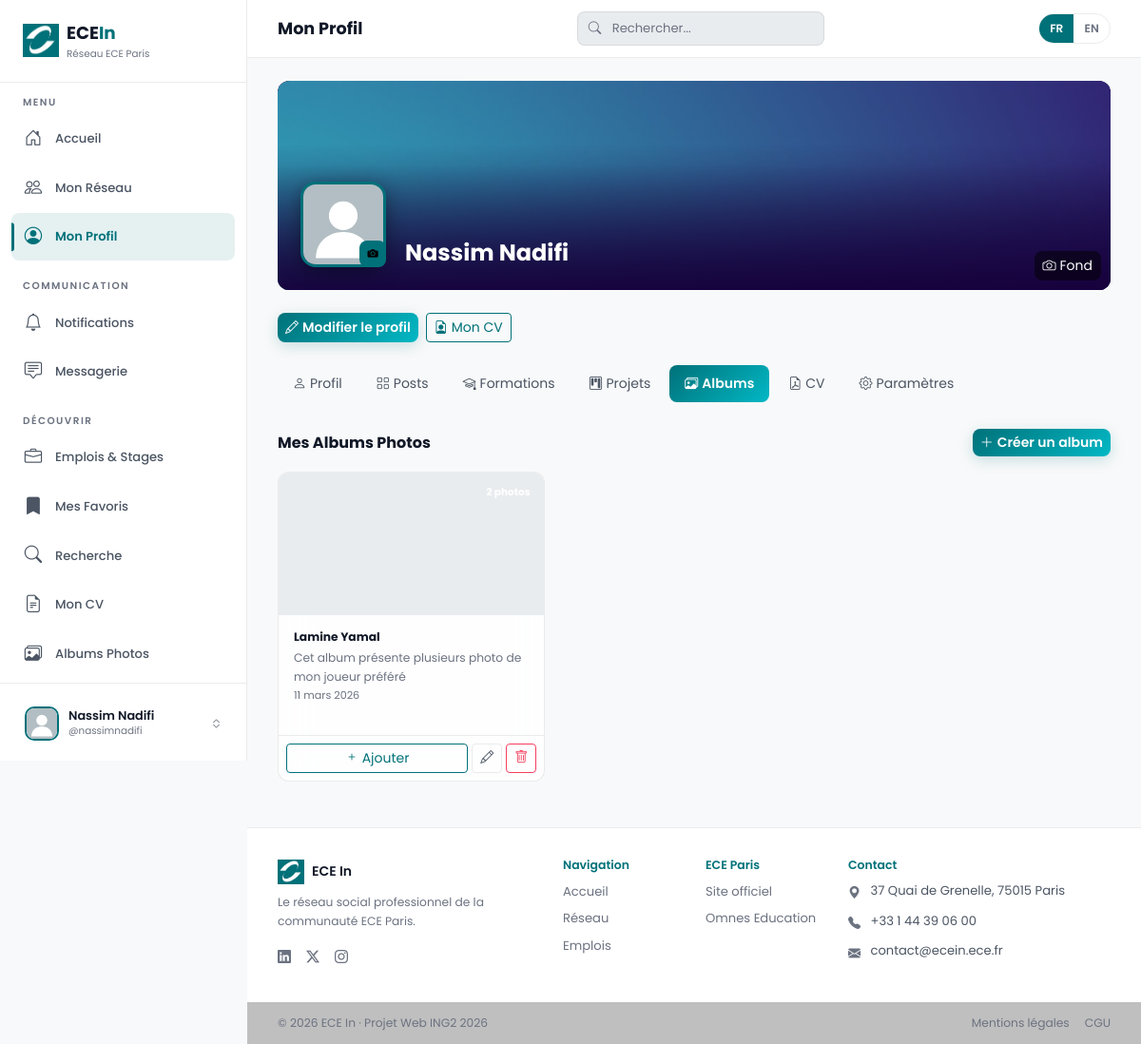
The app's page /profil.php?onglet=albums (signed in) with its own data.
### tables this page shows
CREATE TABLE `utilisateurs` (
  `id` int(11) NOT NULL,
  `pseudo` varchar(50) NOT NULL,
  `email` varchar(100) NOT NULL,
  `mot_de_passe` varchar(255) NOT NULL,
  `nom` varchar(100) NOT NULL,
  `prenom` varchar(100) NOT NULL,
  `role` enum('auteur','administrateur') NOT NULL DEFAULT 'auteur',
  `photo` varchar(255) DEFAULT 'assets/images/default_avatar.svg',
  `image_fond` varchar(255) DEFAULT 'assets/images/default_bg.jpg',
  `titre` varchar(200) DEFAULT NULL,
  `biographie` text,
  `localisation` varchar(200) DEFAULT NULL,
  `site_web` varchar(255) DEFAULT NULL,
  `telephone` varchar(30) DEFAULT NULL,
  `date_naissance` date DEFAULT NULL,
  `date_inscription` datetime NOT NULL DEFAULT CURRENT_TIMESTAMP,
  `derniere_connexion` datetime DEFAULT NULL,
  `actif` tinyint(1) NOT NULL DEFAULT '1'
);

CREATE TABLE `albums` (
  `id` int(11) NOT NULL,
  `utilisateur_id` int(11) NOT NULL,
  `nom` varchar(200) NOT NULL,
  `description` text,
  `couverture` varchar(255) DEFAULT NULL,
  `date_creation` datetime NOT NULL DEFAULT CURRENT_TIMESTAMP
);

### profil.php (the view, shortened to what the rows shown need)
<?php
require_once __DIR__ . '/config/config.php';
$pdo         = getDB();
$userId      = $_SESSION['utilisateur_id'];
$userCourant = getUtilisateurConnecte();
$onglet      = $_GET['onglet'] ?? 'profil';
$stmtForm = $pdo->prepare("SELECT * FROM formations WHERE utilisateur_id = ? ORDER BY date_debut DESC");
$stmtForm->execute([$userId]);
$formations = $stmtForm->fetchAll();
$stmtProj = $pdo->prepare("SELECT * FROM projets WHERE utilisateur_id = ? ORDER BY date_debut DESC");
$stmtProj->execute([$userId]);
$projets = $stmtProj->fetchAll();
$stmtAlbums = $pdo->prepare("
    SELECT a.*,
        (SELECT COUNT(*) FROM album_photos ap WHERE ap.album_id = a.id) AS nb_photos
    FROM albums a
    WHERE a.utilisateur_id = ?
    ORDER BY a.date_creation DESC
");
$stmtAlbums->execute([$userId]);
$albums = $stmtAlbums->fetchAll();
include __DIR__ . '/includes/header.php';
include __DIR__ . '/includes/navbar.php';
$userCourant = getUtilisateurConnecte();
?>
<div class="profil-banner mb-4">
    <div class="profil-bg-large"
         style="background-image:url('<?= h($userCourant['image_fond']) ?>')"
         id="bg-image">
        <label class="btn btn-sm" style="cursor:pointer;background:rgba(0,0,0,.5);color:#fff;border-radius:var(--radius-sm)"
               title="<?= t('Changer la photo de fond') ?>">
            <i class="bi bi-camera me-1"></i><?= t('Fond') ?>
        </label>
    </div>
    <div class="profil-banner-overlay"></div>
    <div class="profil-banner-info">
        <div class="position-relative">
            <img src="<?= h($userCourant['photo']) ?>" alt="Avatar" class="profil-avatar" id="avatar-img">
            <label class="btn btn-sm position-absolute bottom-0 end-0"
                   style="width:28px;height:28px;padding:0;cursor:pointer;background:var(--accent);color:#000;border-radius:8px;display:flex;align-items:center;justify-content:center"
                   title="<?= t('Modifier la photo') ?>">
                <i class="bi bi-camera-fill" style="font-size:.7rem"></i>
            </label>
        </div>
        <div>
            <h4 class="fw-bold mb-0 text-white"><?= h($userCourant['prenom'] . ' ' . $userCourant['nom']) ?></h4>
        </div>
    </div>
</div>
<?php if ($onglet === 'profil'): ?>
<div class="row g-4">
    <div class="col-lg-4">
        <div class="glass p-4 mb-3">
            <h6 class="fw-bold mb-3" style="font-size:.85rem"><?= t('Informations') ?></h6>
            <?php if ($userCourant['biographie']): ?>
            <p class="small" style="color:var(--text-2)"><?= nl2br(h($userCourant['biographie'])) ?></p>
            <hr style="border-color:var(--glass-border)">
            <?php endif; ?>
            <ul class="list-unstyled small mb-0" style="color:var(--text-2)">
                <?php if ($userCourant['localisation']): ?>
                <li class="mb-2"><i class="bi bi-geo-alt me-2" style="color:var(--accent)"></i><?= h($userCourant['localisation']) ?></li>
                <?php endif; ?>
                <?php if ($userCourant['site_web']): ?>
                <li class="mb-2"><i class="bi bi-link-45deg me-2" style="color:var(--accent)"></i>
                    <a href="<?= h($userCourant['site_web']) ?>" target="_blank"><?= h($userCourant['site_web']) ?></a>
                </li>
                <?php endif; ?>
                <?php if ($userCourant['telephone']): ?>
                <li class="mb-2"><i class="bi bi-telephone me-2" style="color:var(--accent)"></i><?= h($userCourant['telephone']) ?></li>
                <?php endif; ?>
                <li class="mb-2"><i class="bi bi-envelope me-2" style="color:var(--accent)"></i><?= h($userCourant['email']) ?></li>
                <li><i class="bi bi-calendar me-2" style="color:var(--accent)"></i><?= t('Membre depuis') ?> <?= formatDateFr($userCourant['date_inscription']) ?></li>
            </ul>
        </div>
    </div>
    <div class="col-lg-8">
        <div class="glass p-4 mb-3">
            <div class="d-flex justify-content-between align-items-center mb-3">
                <h6 class="fw-bold mb-0" style="font-size:.85rem"><i class="bi bi-mortarboard me-2" style="color:var(--accent)"></i><?= t('Formations') ?></h6>
                <a href="?onglet=formations" class="btn btn-sm btn-light"><?= t('Tout voir') ?></a>
            </div>
            <?php if (empty($formations)): ?>
            <p class="small" style="color:var(--text-3)"><?= t('Aucune formation renseignée.') ?></p>
            <?php else: ?>
            <?php foreach (array_slice($formations, 0, 2) as $f): ?>
            <div class="d-flex gap-3 mb-3">
                <div style="width:40px;height:40px;border-radius:10px;background:var(--accent-light);display:flex;align-items:center;justify-content:center;flex-shrink:0">
                    <i class="bi bi-building" style="color:var(--accent)"></i>
                </div>
                <div>
                    <div class="fw-semibold small"><?= h($f['diplome']) ?></div>
                    <div style="font-size:.78rem;color:var(--text-3)"><?= h($f['etablissement']) ?></div>
                    <div style="font-size:.72rem;color:var(--text-3)">
                        <?= formatDateFr($f['date_debut']) ?> –
                        <?= $f['en_cours'] ? t('Présent') : ($f['date_fin'] ? formatDateFr($f['date_fin']) : '') ?>
                    </div>
                </div>
            </div>
            <?php endforeach; ?>
            <?php endif; ?>
        </div>
        <div class="glass p-4">
            <div class="d-flex justify-content-between align-items-center mb-3">
                <h6 class="fw-bold mb-0" style="font-size:.85rem"><i class="bi bi-kanban me-2" style="color:var(--teal)"></i><?= t('Projets') ?></h6>
                <a href="?onglet=projets" class="btn btn-sm btn-light"><?= t('Tout voir') ?></a>
            </div>
            <?php if (empty($projets)): ?>
            <p class="small" style="color:var(--text-3)"><?= t('Aucun projet renseigné.') ?></p>
            <?php else: ?>
            <?php foreach (array_slice($projets, 0, 2) as $p): ?>
            <div class="mb-3">
                <div class="d-flex align-items-center justify-content-between">
                    <div class="fw-semibold small"><?= h($p['titre']) ?></div>
                    <?php if ($p['en_cours']): ?><span class="badge bg-success" style="font-size:.6rem"><?= t('En cours') ?></span><?php endif; ?>
                </div>
                <p class="small mb-0" style="color:var(--text-3)"><?= h(substr($p['description'] ?? '', 0, 150)) ?></p>
                <?php if ($p['lien']): ?>
                <a href="<?= h($p['lien']) ?>" target="_blank" class="small"><i class="bi bi-box-arrow-up-right me-1"></i><?= t('Voir') ?></a>
                <?php endif; ?>
            </div>
            <?php endforeach; ?>
            <?php endif; ?>
        </div>
    </div>
</div>
<?php elseif ($onglet === 'albums'): ?>
<?php if (empty($albums)): ?>
<div class="glass empty-state">
    <i class="bi bi-images"></i>
    <p><?= t('Aucun album photo. Créez votre premier album !') ?></p>
</div>
<?php else: ?>
<div class="row g-3">
    <?php foreach ($albums as $album): ?>
    <div class="col-sm-6 col-md-4">
        <div class="glass p-0 overflow-hidden h-100 position-relative">
            <a href="album.php?id=<?= $album['id'] ?>" class="text-decoration-none" style="color:inherit">
                <div style="height:150px;background:var(--bg-3);background-image:url('<?= h($album['couverture'] ?? '') ?>');background-size:cover;background-position:center;cursor:pointer">
                    <div class="position-absolute top-0 end-0 m-2">
                        <span class="badge bg-ecein-primary"><?= $album['nb_photos'] ?? 0 ?> <?= ($album['nb_photos'] ?? 0) > 1 ? t('photos') : t('photo') ?></span>
                    </div>
                </div>
                <div class="p-3">
                    <h6 class="fw-bold mb-1 small"><?= h($album['nom']) ?></h6>
                    <p class="small mb-0" style="color:var(--text-3)"><?= h($album['description'] ?? '') ?></p>
                    <p style="font-size:.7rem;color:var(--text-3)"><?= formatDateFr($album['date_creation']) ?></p>
                </div>
            </a>
            <div class="p-2 d-flex gap-1" style="border-top:1px solid var(--glass-border)">
                <button class="btn btn-sm btn-outline-primary flex-fill" onclick="ouvrirModalAjouterPhoto(<?= $album['id'] ?>)">
                    <i class="bi bi-plus"></i> <?= t('Ajouter') ?>
                </button>
                <button class="btn btn-sm btn-outline-secondary" onclick="ouvrirModalModifierAlbum(<?= $album['id'] ?>, '<?= h(addslashes($album['nom'])) ?>', '<?= h(addslashes($album['description'] ?? '')) ?>')" title="<?= t('Modifier') ?>">
                    <i class="bi bi-pencil"></i>
                </button>
                <button class="btn btn-sm btn-outline-danger" onclick="supprimerAlbum(<?= $album['id'] ?>)" title="<?= t('Supprimer') ?>">
                    <i class="bi bi-trash"></i>
                </button>
            </div>
        </div>
    </div>
    <?php endforeach; ?>
</div>
<?php endif; ?>
<?php endif; ?>
<?php include __DIR__ . '/includes/footer.php'; ?>

### includes/navbar.php (shortened to what the rows shown need)
<?php
$basePath = (strpos($_SERVER['PHP_SELF'], '/admin/') !== false) ? '../' : '';
?>
<aside class="sidebar-nav" id="sidebarNav">
    <?php if (estConnecte() && isset($userCourant)): ?>
    <div class="sidebar-profile dropup">
        <div class="sidebar-profile-inner" data-bs-toggle="dropdown" data-bs-auto-close="outside">
            <img src="<?= $basePath ?><?= h($userCourant['photo']) ?>" alt="">
            <div>
                <div class="sidebar-profile-name"><?= h($userCourant['prenom'] . ' ' . $userCourant['nom']) ?></div>
                <div class="sidebar-profile-role">@<?= h($userCourant['pseudo']) ?></div>
            </div>
            <i class="bi bi-chevron-expand ms-auto" style="color:var(--text-3);font-size:.75rem"></i>
        </div>
    </div>
    <?php endif; ?>
</aside>
<div class="main-content">
    <div class="page-body">

### records on screen
utilisateurs: photo (placeholder picture), prenom+nom "Nassim Nadifi", pseudo "nassimnadifi", image_fond (placeholder picture)
albums: nb_photos "2", nom "Lamine Yamal", description "Cet album présente plusieurs photo de mon joueur préféré", date_creation "11 mars 2026"

### other values on screen
t('Réseau ECE Paris') "Réseau ECE Paris"
t('Accueil') "Accueil"
t('Mon Réseau') "Mon Réseau"
t('Mon Profil') "Mon Profil"
t('Messagerie') "Messagerie"
t('Découvrir') "DÉCOUVRIR"
t('Emplois & Stages') "Emplois & Stages"
t('Mes Favoris') "Mes Favoris"
t('Recherche') "Recherche"
t('Mon CV') "Mon CV"
t('Albums Photos') "Albums Photos"
$pageTitle "Mon Profil"
t('Fond') "Fond"
t('Modifier le profil') "Modifier le profil"
t('Profil') "Profil"
